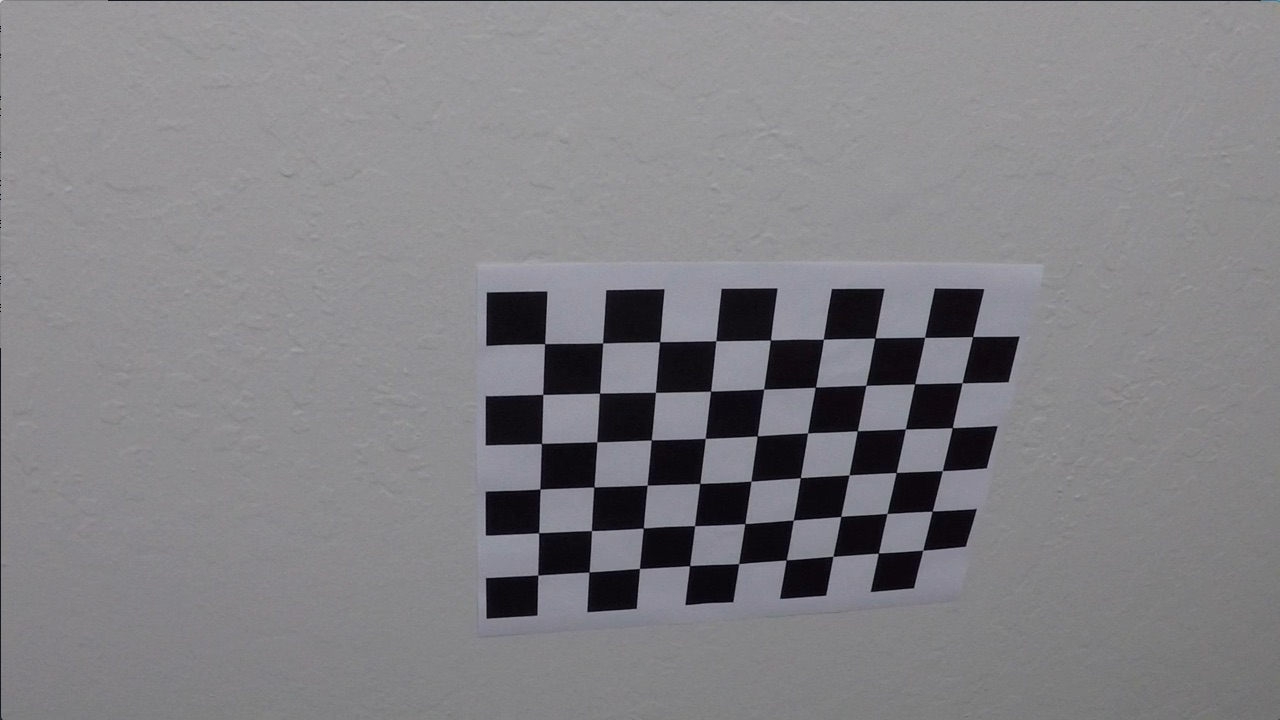
#> input picture camera_cal/calibration10.jpg, 1280 x 720 px; its folder holds only this picture in this run
$ jupyter execute --allow-errors Prototype.ipynb   (shell and % lines are left out)   (older library calls are emulated)
#> lines starting #> are read from the running program, lines starting #| are printed output that depends on the picture; after the words box and inside, x2 and y2 are one past the last pixel; in counts of white or black regions, pixels touching at a corner belong together
## Advanced Lane Finding Project

The goals / steps of this project are the following:

* Compute the camera calibration matrix and distortion coefficients given a set of chessboard images.
* Apply a distortion correction to raw images.
* Use color transforms, gradients, etc., to create a thresholded binary image.
* Apply a perspective transform to rectify binary image ("birds-eye view").
* Detect lane pixels and fit to find the lane boundary.
* Determine the curvature of the lane and vehicle position with respect to center.
* Warp the detected lane boundaries back onto the original image.
* Output visual display of the lane boundaries and numerical estimation of lane curvature and vehicle position.

---
## First, I'll compute the camera calibration using chessboard images
The camera was calibrated using the chessboard images in 'camera_cal/*.jpg'. The following steps were performed for each calibration image:

Convert to grayscale
Find chessboard corners with OpenCV's findChessboardCorners() function, 1st image (9 X 5 ) and the rest of the images are (9 X 6) board.
I used OpenCV's calibrateCamera() function to calculate the distortion matrices. Using the distortion matrices, I undistort images using OpenCV's undistort() function.
Unit test the following is the calibration image 'camera_cal/calibration5.jpg' and out put camera/undistort_calibration5.png.

[cell 1]
import numpy as np
import cv2
import glob
import matplotlib.pyplot as plt

# prepare object points, like (0,0,0), (1,0,0), (2,0,0) ....,(6,5,0)
objp = np.zeros((6*9,3), np.float32)
objp[:,:2] = np.mgrid[0:9,0:6].T.reshape(-1,2)

# Arrays to store object points and image points from all the images.
objpoints = [] # 3d points in real world space
imgpoints = [] # 2d points in image plane.

# Make a list of calibration images
images = glob.glob('camera_cal/calibration*.jpg')

# Step through the list and search for chessboard corners
for fname in images:
    img = cv2.imread(fname)
#> img is the input picture: shape (720, 1280, 3); mean B, G, R 133.1, 129.4, 130.2
    gray = cv2.cvtColor(img,cv2.COLOR_BGR2GRAY)

    # Find the chessboard corners
    ret, corners = cv2.findChessboardCorners(gray, (9,6),None)
#> ret = True; corners = 54 rows, first 8: [545.3, 343.1], [602.7, 342.8], [660.1, 341.3], [715.8, 340.7], [770.6, 340], [823.5, 339.2], [874.3, 338.5], [925.1, 337.4]

    # If found, add object points, image points
    if ret == True:
        print("")
        objpoints.append(objp)
        imgpoints.append(corners)
        # Draw and display the corners
        cv2.drawChessboardCorners(img, (9,6), corners, ret)
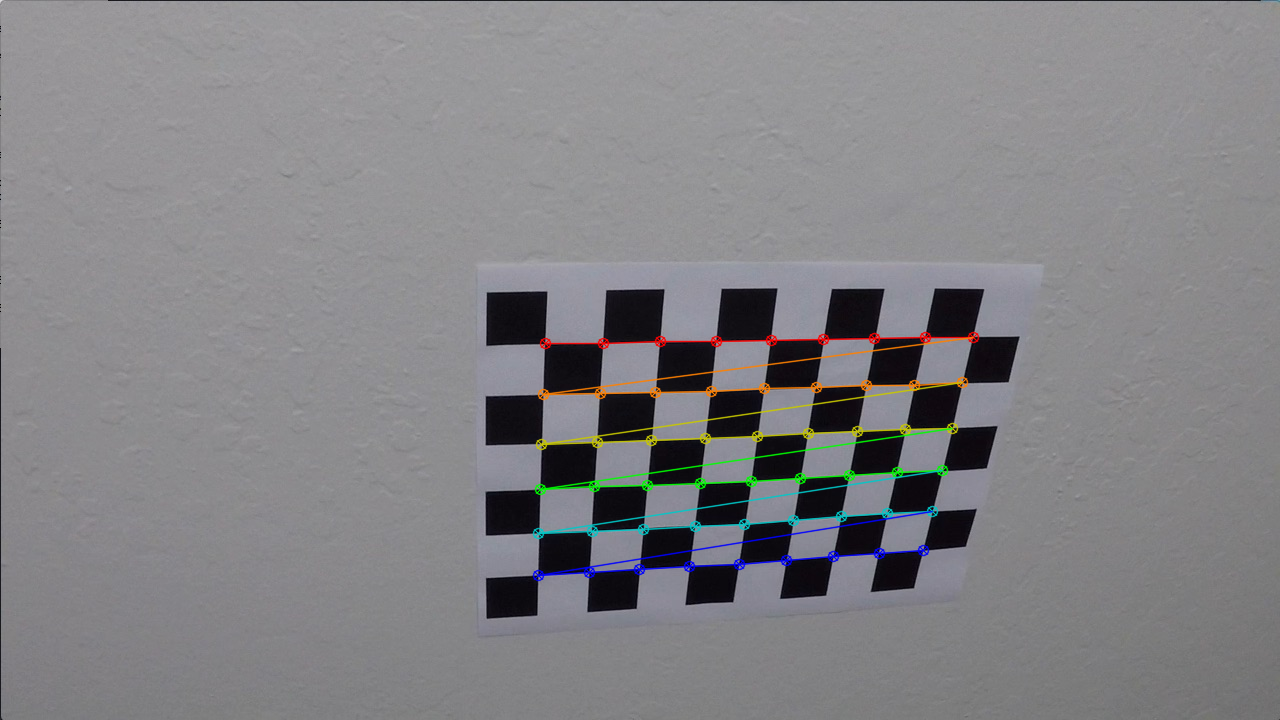
#> img: shape (720, 1280, 3); 1.91% of pixels changed, all inside (x1, y1, x2, y2) = (532, 331, 980, 582)
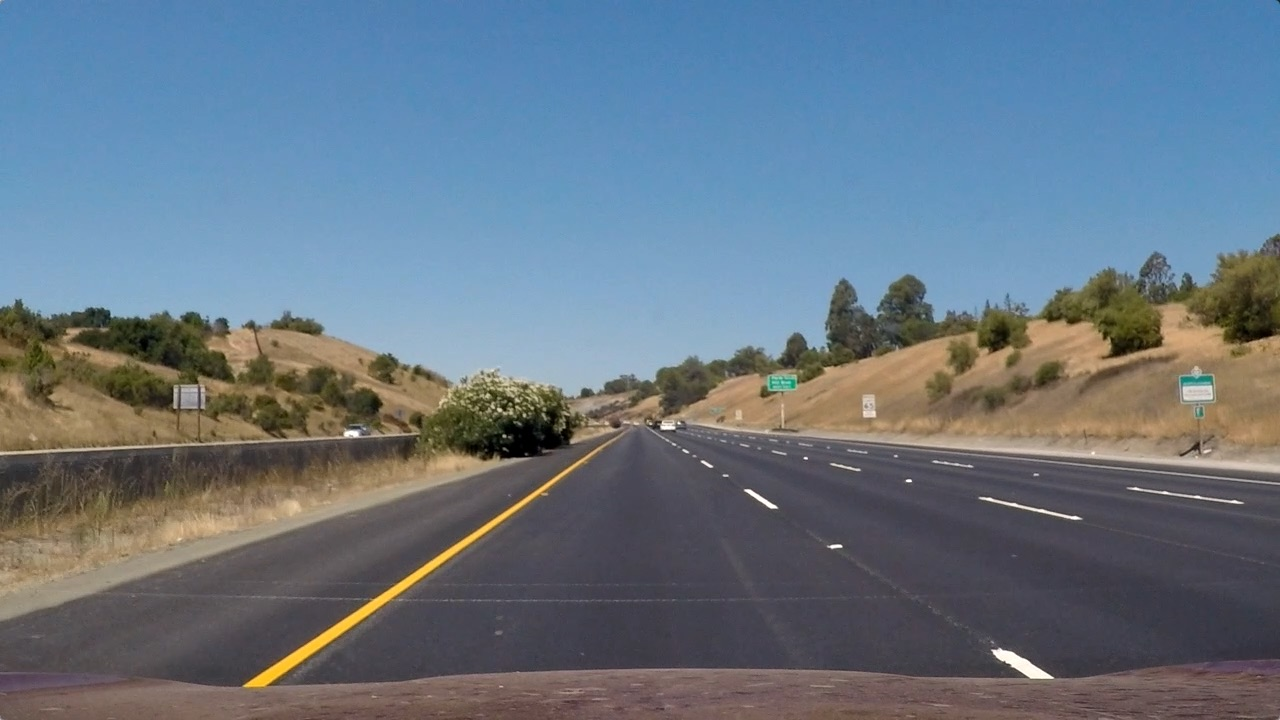
#> input picture test_images/straight_lines1.jpg, 1280 x 720 px
        plt.imshow(img)
        plt.show()
        print('Found corners for %s' % fname)
        #cv2.waitKey(500)

[cell 2]
# Calibrate camera
img = cv2.imread('camera_cal/calibration1.jpg')
#> (the rest of this cell did not finish here and is left out)

[cell 3]
# Save the camera calibration mtx and dist
dist_pickle = {}
#> (the rest of this cell did not finish here and is left out)

## Lane detection pipeline

1. Has the distortion correction been correctly applied to each image?
To demonstrate this step, I will describe how I apply the distortion correction to one of the test images like this one:

#> (a cell that did not finish here is left out)

[cell 5]
# Sobel
sobelx = cv2.Sobel(gray, cv2.CV_64F, 1, 0,ksize=3)
sobely = cv2.Sobel(gray, cv2.CV_64F, 0, 1,ksize=3)
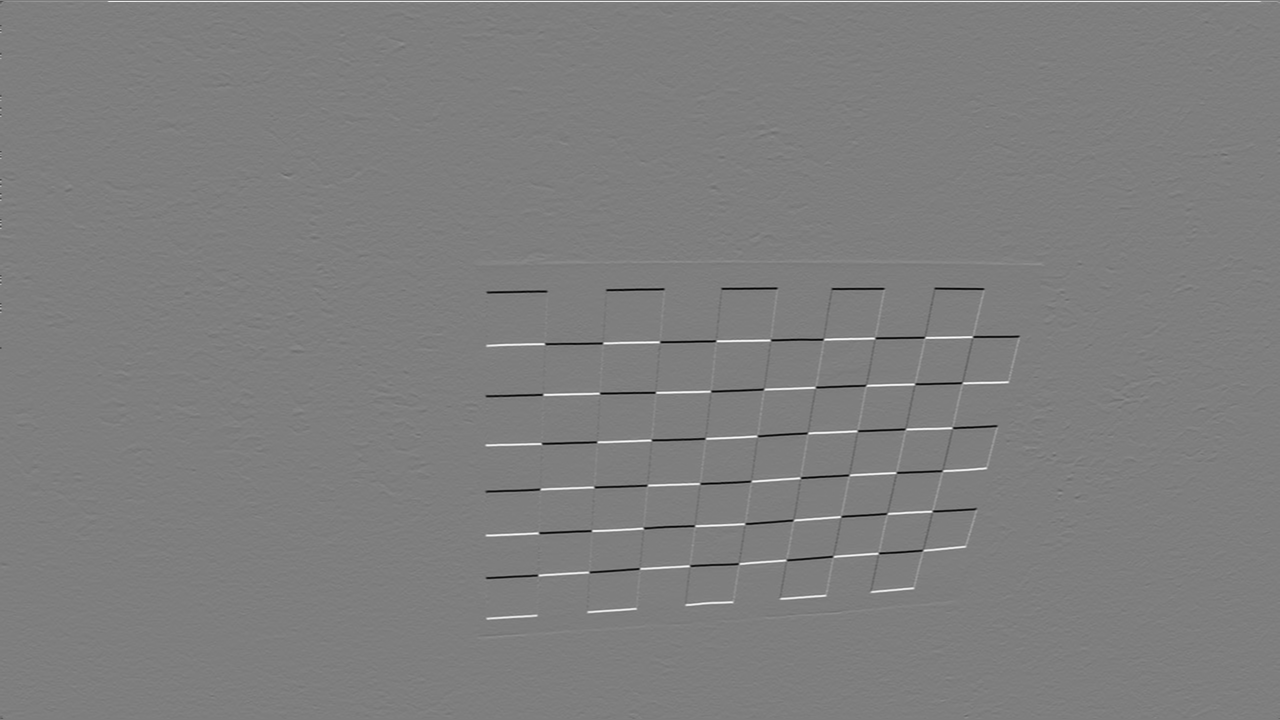
#> sobely: shape (720, 1280) float64; min -596, max 603, mean 0.3; drawn with min black and max white
abs_sobelx = np.absolute(sobelx)
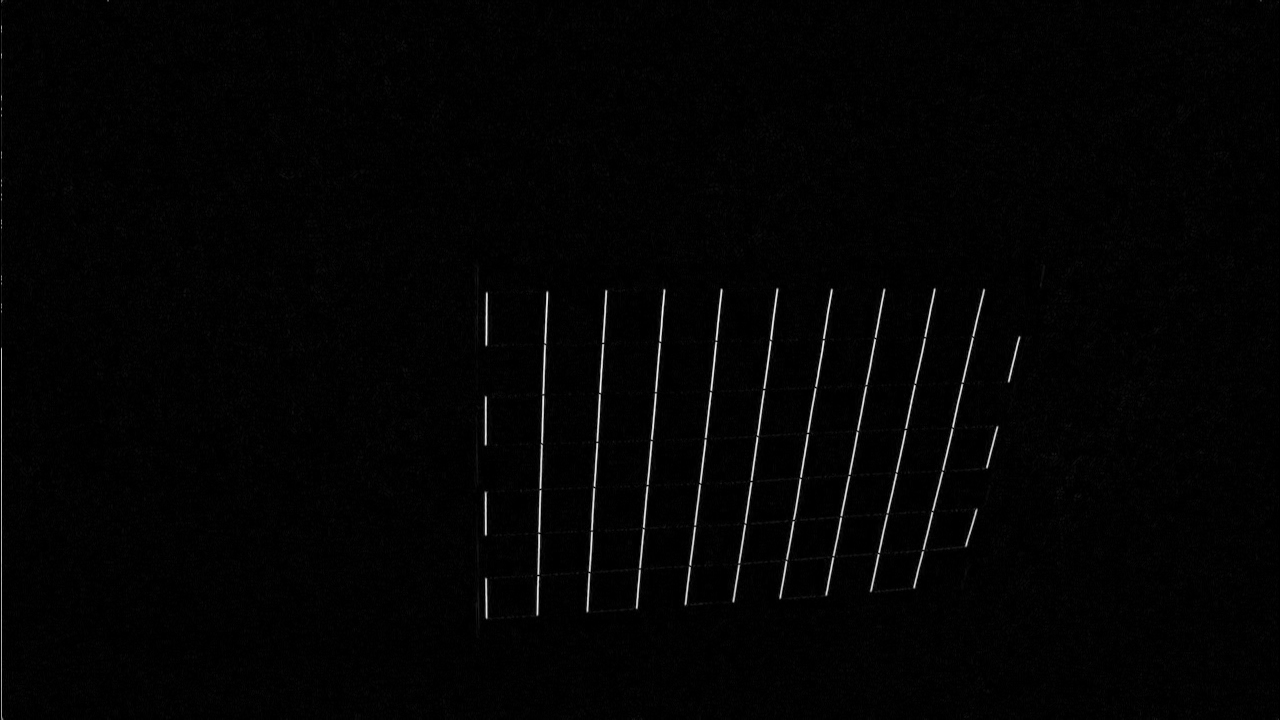
#> abs_sobelx: shape (720, 1280) float64; min 0, max 613, mean 9.5; drawn with min black and max white
scaled_sobel = np.uint8(255*abs_sobelx/np.max(abs_sobelx))
thresh_min = 20
thresh_max = 100
sxbinary = np.zeros_like(scaled_sobel)
sxbinary[(scaled_sobel >= thresh_min) & (scaled_sobel <= thresh_max)] = 1

f, (ax1, ax2) = plt.subplots(1, 2, figsize=(24, 9))
f.tight_layout()
#> (the rest of this cell did not finish here and is left out)

### 1- perspective transform

[cell 6]
src = np.float32(
    [[200, 720],
    [1100, 720],
    [595, 450],
    [685, 450]])
dst = np.float32(
    [[300, 720],
    [980, 720],
    [300, 0],
    [980, 0]])
M = cv2.getPerspectiveTransform(src, dst)
M_inv = cv2.getPerspectiveTransform(dst, src)

#> (the rest of this cell did not finish here and is left out)

#> (a cell that did not finish here is left out)

#> (a cell that did not finish here is left out)

#> (a cell that did not finish here is left out)

#> (a cell that did not finish here is left out)

#> (a cell that did not finish here is left out)

[cell 12]
# Generate some fake data to represent lane-line pixels
ploty = np.linspace(0, 719, num=720)# to cover same y-range as image
quadratic_coeff = 3e-4 # arbitrary quadratic coefficient
# For each y position generate random x position within +/-50 pix
# of the line base position in each case (x=200 for left, and x=900 for right)
leftx = np.array([200 + (y**2)*quadratic_coeff + np.random.randint(-50, high=51)
                              for y in ploty])
rightx = np.array([900 + (y**2)*quadratic_coeff + np.random.randint(-50, high=51)
                                for y in ploty])

leftx = leftx[::-1]  # Reverse to match top-to-bottom in y
rightx = rightx[::-1]  # Reverse to match top-to-bottom in y


# Fit a second order polynomial to pixel positions in each fake lane line
left_fit = np.polyfit(ploty, leftx, 2)
left_fitx = left_fit[0]*ploty**2 + left_fit[1]*ploty + left_fit[2]
right_fit = np.polyfit(ploty, rightx, 2)
right_fitx = right_fit[0]*ploty**2 + right_fit[1]*ploty + right_fit[2]

# Plot up the fake data
mark_size = 3
plt.plot(leftx, ploty, 'o', color='red', markersize=mark_size)
plt.plot(rightx, ploty, 'o', color='blue', markersize=mark_size)
plt.xlim(0, 1280)
plt.ylim(0, 720)
plt.plot(left_fitx, ploty, color='green', linewidth=3)
plt.plot(right_fitx, ploty, color='green', linewidth=3)
plt.gca().invert_yaxis() # to visualize as we do the images
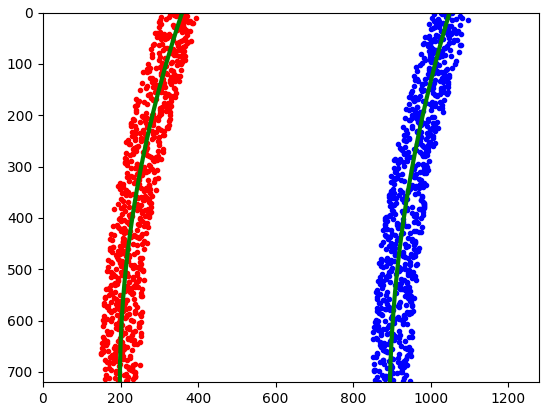
#> figure drawn by matplotlib, 1 panel
